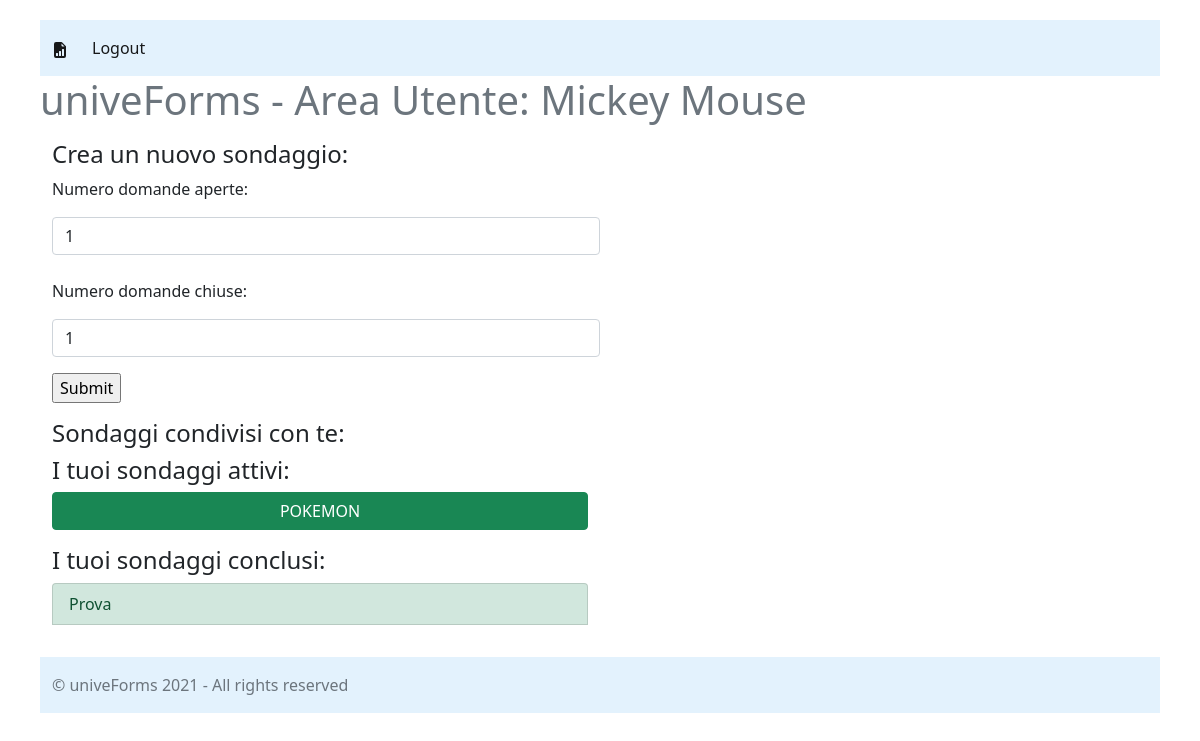
The app's page /private (signed in), older data.
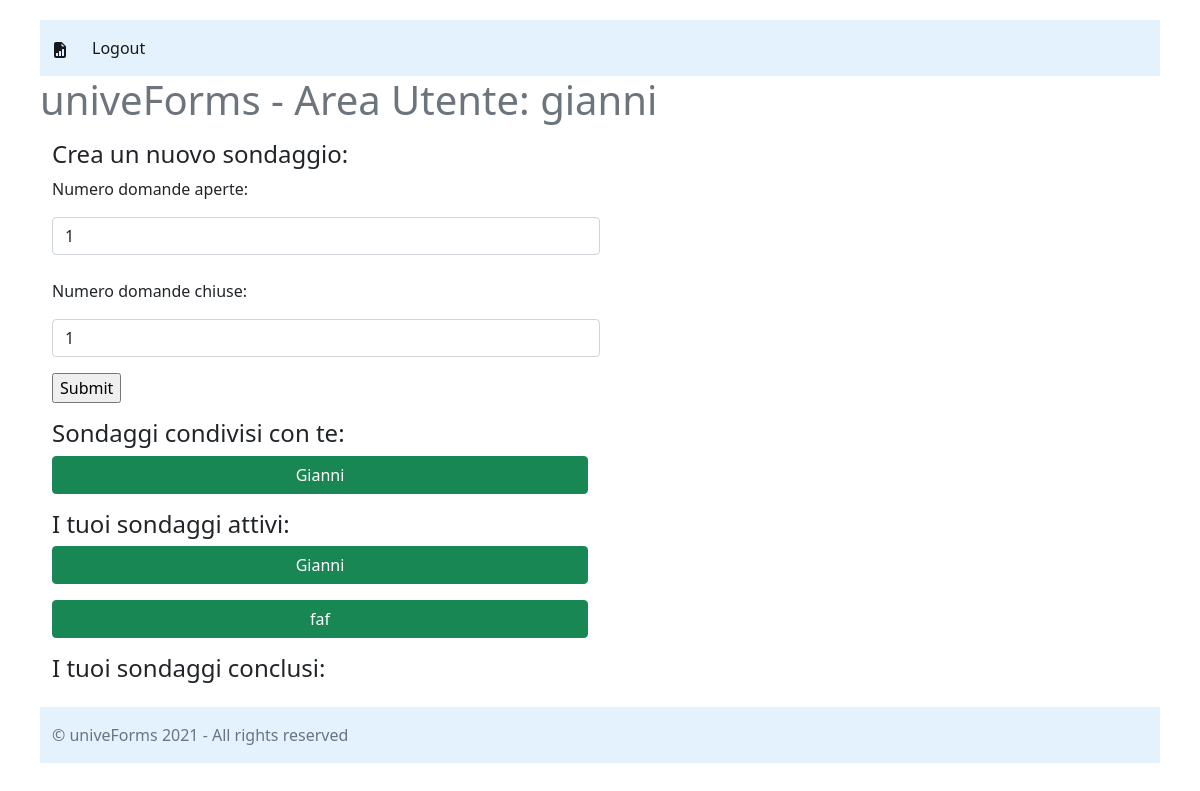
The same page, newer data.
### gendb.py (models this page shows, shortened)
class User(Base, UserMixin):
    __tablename__ = 'Users'
    id = Column(Integer, primary_key=True)
    fullname = Column(String)
    email = Column(String, primary_key=True)
    password = Column(String)
    role = Column(String)       #due ruoli possibili base - administrator

class Survey(Base):
    __tablename__ = 'Surveys'
    id = Column(String, primary_key=True)
    title = Column(String)
    user_id = Column(String, ForeignKey(User.id))
    isactive = Column(Boolean)
    maker = relationship(User, back_populates='published_surveys') #qui viene sfruttata la Foreign Key
    recipients = relationship(User, secondary=recipients_shared_surveys, back_populates='shared_surveys')
    respondents = relationship(User, secondary=users_surveys, back_populates='completed_surveys')

### main.py (the view)
@app.route('/private')
@login_required  # richiede autenticazione
def private():
    Session = sessionmaker(bind=engine)  # creazione della factory
    session = Session()
    active_surveys = session.query(Survey).filter_by(
        user_id=current_user.id).filter_by(isactive=True)
    surveys_concluded = session.query(Survey).filter_by(
        user_id=current_user.id).filter_by(isactive=False)
    shared_surveys = session.query(Survey).filter(
        Survey.recipients.any(id=current_user.id)).all()
    session.commit()
    resp = make_response(render_template('UserPage.html', fullname=current_user.fullname, active_surveys=active_surveys,
                                         surveys_concluded=surveys_concluded, shared_surveys=shared_surveys))
    return resp

### main.py (called while the page is built)
@login_manager.user_loader  # attenzione a questo
def load_user(user_id):
    Session = sessionmaker(bind=engine)  # creazione della factory
    session = Session()
    user = session.query(User).filter_by(id=user_id).first()
    return user

### templates/UserPage.html (shortened to what this page needs)
<!DOCTYPE html>
<html lang="it">
<head>
    <link href="https://cdn.jsdelivr.net/npm/bootstrap@5.1.0/dist/css/bootstrap.min.css" rel="stylesheet"
>
    <link href="../static/sl.css" rel="stylesheet">
</head>
<body>
    <nav class="navbar navbar-expand-lg navbar-light" style="background-color: #e3f2fd;">
        <div class="container-fluid">
            <a class="navbar-brand" href="#">
            </a>
            <div class="collapse navbar-collapse" id="navbarNav">
                <ul class="navbar-nav">
                    <li class="nav-item">
                        <a class="nav-link active" aria-current="page" href="logout">Logout</a>
                    </li>
                </ul>
            </div>
        </div>
    </nav>
    <h1 class="text-muted">univeForms - Area Utente: {{fullname}} </h1>
    <div class="container">
        <div class="jumbotron col-lg-6">
            <h4>Crea un nuovo sondaggio:</h4>
            <form action="newsurvey_page" method='POST'>
                <p>Numero domande aperte:</p>
                <input type="number" name="Num_Open_Q" id="inputName" class="form-control" value="1" required autofocus>
                <br>
                <p>Numero domande chiuse:</p>
                <input type="number" name="Num_Multiple_Q" id="inputName" class="form-control" value="1" required
                    autofocus>
                <input type="submit">
            </form>
        </div>
        <div class="row marketing">
            <div class="col-lg-6">
                <h4>Sondaggi condivisi con te:</h4>
                <div class="list-group">
                    {% for s in  shared_surveys %}
                        <a href="/survey_page/{{s.id}}" class="btn btn-success ">{{s.title}}</a>
                    {% endfor %}
                </div>
                <h4>I tuoi sondaggi attivi:</h4>
                <div class="list-group">
                    {% for s in  active_surveys %}
                        <a href="/survey_page/{{s.id}}" class="btn btn-success ">{{s.title}}</a>
                    {% endfor %}
                </div>
                <h4>I tuoi sondaggi conclusi:</h4>
                <div class="list-group">
                    {% for s in surveys_concluded %}
                        <a href="/survey_page/{{s.id}}" class="list-group-item list-group-item-action list-group-item-success">{{s.title}}</a>
                    {% endfor %}
                </div>
            </div>
        </div>
    </div>
    <footer class="footer mt-auto py-3" style="background-color: #e3f2fd;">
        <div class="container">
            <span class="text-muted">&copy; univeForms 2021 - All rights reserved</span>
        </div>
    </footer>
</body>
</html>

Row changes from the older to the newer data that the page shows:
no longer on this page (row unchanged): User: fullname "Mickey Mouse"
no longer on this page (row unchanged): Survey: title "Prova", shown under "I tuoi sondaggi conclusi:"
now on this page (row edited): User: fullname "gianni"
now on one of the page's lists (row edited): Survey: title "Gianni"
changed Survey: title "POKEMON" → "Gianni"
added Survey: title "faf", shown under "I tuoi sondaggi attivi:"
